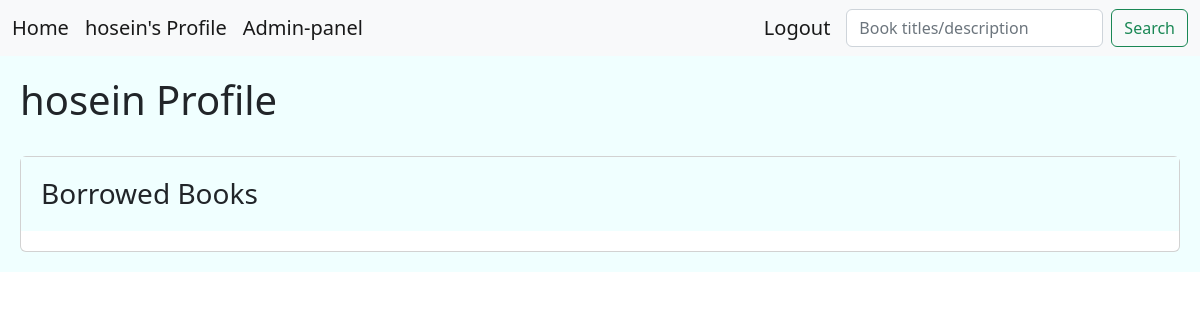
Before: /users/12/ (signed in) with the older database file.
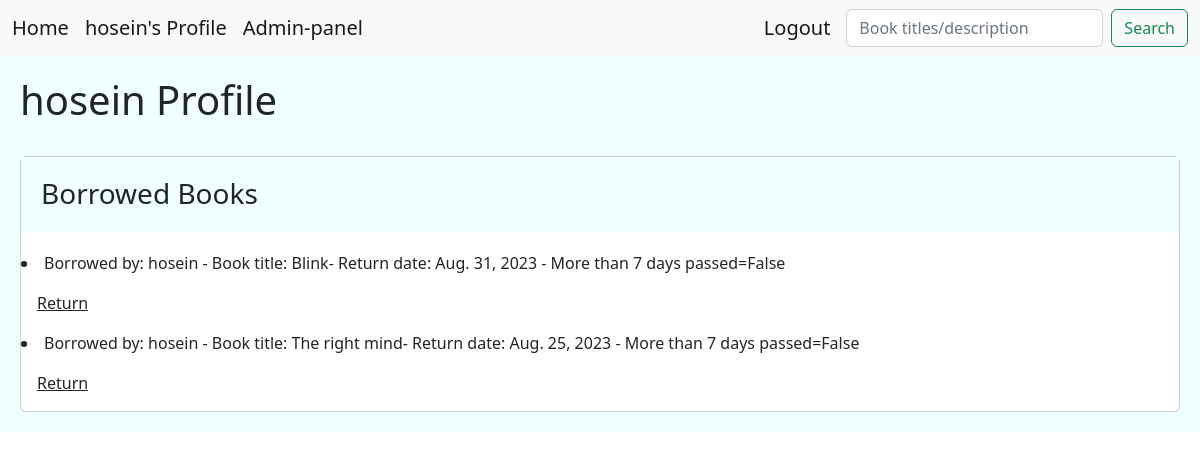
After: the same page with the newer database file.
### account/models.py (models this page shows, shortened)
class CustomUser(AbstractBaseUser):
    MEMBERSHIP_NORMAL = 'N'
    MEMBERSHIP_VIP = 'V'
    MEMBERSHIP_CHOICES = [
        (MEMBERSHIP_NORMAL,'Normal'),
        (MEMBERSHIP_VIP,'VIP'),
    ]
    full_name = models.CharField(max_length=100,unique=True,null=True)
    email = models.EmailField(unique=True)
    expiration_date = models.DateField(null=True)
    membership = models.CharField(max_length=1, choices= MEMBERSHIP_CHOICES, default= MEMBERSHIP_NORMAL)
    phone = models.CharField(max_length=11, unique=True, null=True)
    is_active = models.BooleanField(default=True)
    is_admin = models.BooleanField(default=False)
    objects = UserManager()
    USERNAME_FIELD = 'phone'
    REQUIRED_FIELDS = ['email','password','full_name',]#['email',] #required fields when making a user in shell by createsuper user
    def __str__(self):
        return self.email

### library/models.py (models this page shows, shortened)
class BorrowedBook(models.Model):
    user = models.ForeignKey(User, on_delete=models.CASCADE)
    book = models.ForeignKey(Books, on_delete=models.CASCADE)
    borrow_date = models.DateField()
    return_date = models.DateField(null=True, blank=True)
    date_check = models.BooleanField(default=False) #say how many days left

class Books(models.Model):
    title = models.CharField(max_length=100)
    description = models.TextField(null=True)
    price = models.DecimalField(max_digits=6 , decimal_places=2, default=0.00)
    shabak = models.CharField(max_length=150,null=True)
    copies_available = models.PositiveIntegerField(default=4)
    genre = models.ForeignKey('Genre', on_delete=models.SET_NULL, null=True)
    author = models.ForeignKey('Author', on_delete=models.SET_NULL, null=True)
    def __str__(self):
        return self.title

### library/views.py (the view)
# urls.py: path('users/<int:user_id>/',views.UserProfile.as_view(), name='user'),
class UserProfile(LoginRequiredMixin,View):
    template_class = 'library/user_profile.html'
    def dispatch(self, request,user_id):
        if user_id != request.user.id:
            messages.error(request, 'No cheating!', 'danger')
            return redirect('library:home')
        return super().dispatch(request, user_id)
    def get(self,request, user_id):
        user = User.objects.get(id=user_id)
        borrowed_books = BorrowedBook.objects.filter(user=user.id)
        for i in borrowed_books:
            if date.today()-i.borrow_date >= timedelta(days=7):
                i.date_check = True
            else:
                i.date_check = False
                i.save()
                continue
        return render(request,self.template_class,{'borrowed_books': borrowed_books,'user':user})

### library/templates/library/user_profile.html (shortened to what this page needs)
<!DOCTYPE html>
<html lang="en">
<head>
    <link href="https://cdn.jsdelivr.net/npm/bootstrap@5.2.0-beta1/dist/css/bootstrap.min.css" rel="stylesheet">
</head>
<body>
{% include 'include/navbar.html' %}
<div class="jumbotron">
    {% block content %} <H1> {{ request.user.full_name }} Profile </H1>
     <br/>
    <div class="card">
        <h3 class="card-title jumbotron">Borrowed Books</h3>
    {% for i in borrowed_books %}
    <li> Borrowed by: {{i.user.full_name}} - Book title: {{i.book}}- Return date: {{i.return_date}} - More than 7 days passed={{i.date_check}}</li>
    <a class="card-body" href="{% url 'library:return' i.id  %}" >Return</a>
    {% endfor %}
    {% endblock %}
</div>
</body>
</html>

### templates/include/navbar.html (shortened to what this page needs)
<nav class="navbar navbar-expand-lg bg-light">
    <div class="container-fluid">
      <a class="navbar-brand" href=" {% url 'library:home' %} ">Home</a>
      {% if request.user.is_authenticated %}
        <a class="navbar-brand" aria-current="page" href="{% url 'library:user' request.user.id %}">{{request.user.full_name}}'s Profile</a>
      {% endif %}
      <div class="collapse navbar-collapse" id="navbarSupportedContent">
        <ul class="navbar-nav me-auto mb-2 mb-lg-0">
          <li class="nav-item">
            <a class="navbar-brand" aria-current="page" href="http://127.0.0.1:8000/admin">Admin-panel</a>
          </li>
        </ul>
      {% if request.user.is_authenticated %}
        <a class="navbar-brand" href=" {% url 'account:User_Logout' %} ">Logout</a>
      {% endif %}
      <form class="d-flex" role="search" method="GET" action="{% url 'library:search' %}">
        <input class="form-control me-2" type="search" placeholder="Book titles/description" aria-label="Search" name="search_input">
        <button class="btn btn-outline-success" type="submit">Search</button>
      </form>
      </div>
    </div>
  </nav>

### library/templates/library/user_profile.html (style rules this page uses)
.jumbotron { padding: 20px; margin-bottom: 20px; background-color: azure; }

Changed rows visible on the page:
added BorrowedBook: user.full_name "hosein", book "Blink", return_date "Aug. 31, 2023", date_check "False"
added BorrowedBook: user.full_name "hosein", book "The right mind", return_date "Aug. 25, 2023", date_check "False"
